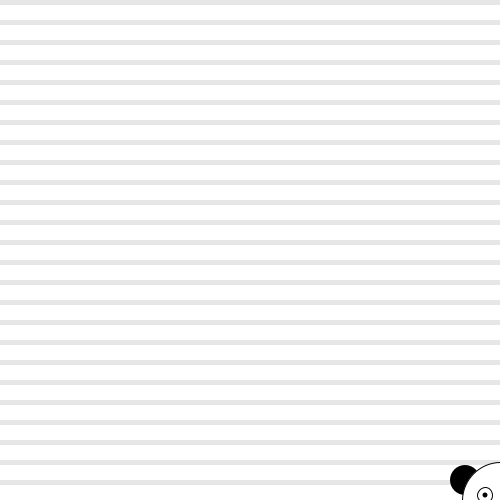
Frame 1 (no input)
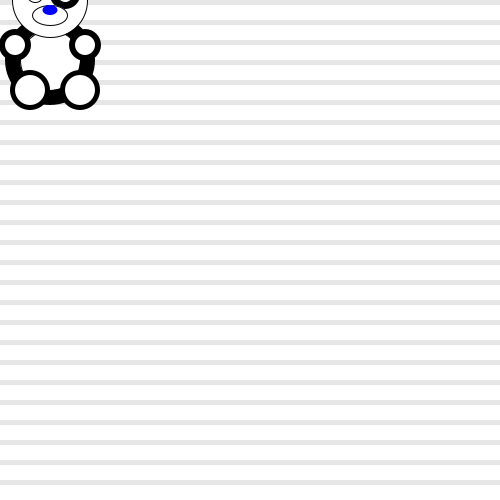
Frame 60 (the mouse pressed at the canvas centre just before this capture)
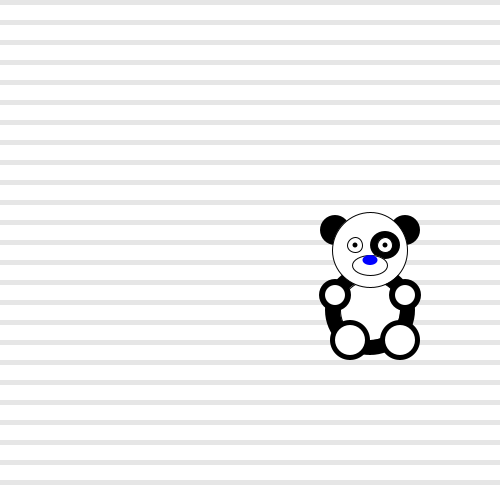
Frame 120 (the mouse held since frame 60 and released just before this capture)

The Processing sketch that drew these frames (run headless with seeded random() and noise(); from frame 60 on, the mouse is pressed at the canvas centre):

// Processing sketch: processing_126712
// ── processing_126712.pde

int monstertjeX;
int monstertjeY;
int richting=10;
int teller;
boolean test;

int y;
int spatie;
int stop;

void setup(){
    size(500,500);
    monstertjeX=500;
    monstertjeY=500;
    
    y=0;
    spatie=20;
    stop=500;
}

void draw() {
    background(255);
    
    while(y < stop){
      noStroke();
      fill(230);
      rect(0,y,500,5);
      y = y + spatie;
    }
    
    y=0;

//monstertje
    noStroke();
    fill(0);
    ellipseMode(CENTER);
    ellipse(monstertjeX-35,monstertjeY-20,30,30);        //left ear*/
    ellipse(monstertjeX+35,monstertjeY-20,30,30);      //right ear*/
    ellipse(monstertjeX,monstertjeY+60,90,90);      //body*/

    stroke(0);
    fill(255);
    ellipse(monstertjeX,monstertjeY+60,60,60);      //belly*//
    ellipse(monstertjeX,monstertjeY,75,75);       //Head*/
    
    noStroke();
    fill(0);
    ellipse(monstertjeX+30,monstertjeY+90,40,40);      //right foot*/
    ellipse(monstertjeX-20,monstertjeY+90,40,40);       //left foot*/
    ellipse(monstertjeX-35,monstertjeY+45,32,32);      //left hand*/
    ellipse(monstertjeX+35,monstertjeY+45,32,32);      //right hand*/
    ellipse(monstertjeX+15,monstertjeY-5,30,28);      //black spot in face*/
    
    stroke(0);
    fill(255);
    ellipse(monstertjeX+15,monstertjeY-5,15,15);      //right eye*/
    ellipse(monstertjeX-15,monstertjeY-5,15,15);      //left eye*/
    ellipse(monstertjeX,monstertjeY+15,35,20);    //white nose*/
    
    noStroke();
     if(test == true) { fill(255,0,0);}
     if(test == false) { fill(0,0,255);}
    ellipseMode(CENTER);
    ellipse(monstertjeX,monstertjeY+10,15,10);    //nose*/
    
    noStroke();
    fill(0);
    ellipse(monstertjeX+15,monstertjeY-5,5,5);        //right pupil*/
    ellipse(monstertjeX-15,monstertjeY-5,5,5);        //left pupil*/

    noStroke();
    fill(255);
    ellipse(monstertjeX-35,monstertjeY+45,20,20);    //left white hand*/
    ellipse(monstertjeX+35,monstertjeY+45,20,20);  //right white hand*/
    ellipse(monstertjeX+30,monstertjeY+90,30,30);    //right white foot*/
    ellipse(monstertjeX-20,monstertjeY+90,30,30);    //left white foot*/
    //einde monstertje
    
    
    monstertjeY = mouseY;
   
   monstertjeX = monstertjeX + richting;
   if(monstertjeX > width) {
     teller = teller + 1;
     richting = - richting;}
     
   if(monstertjeX < 0){
     teller = teller + 1;
     richting = - richting;}

  if(teller == 10) {
    test = !test;
    teller = 0;}
    
 if(test == true) { fill(255,0,0);}
 if(test == false) { fill(0,0,255);}
 
 println(monstertjeX);
 println(monstertjeY);
 println(teller);
  }
  
